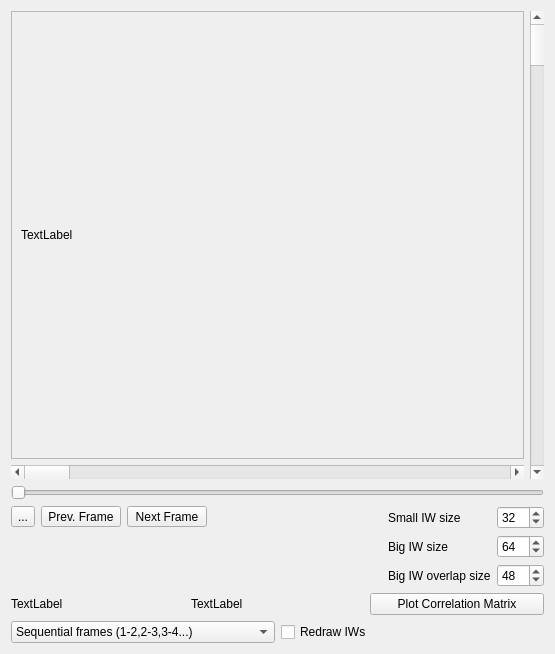
<?xml version="1.0" encoding="UTF-8"?>
<ui version="4.0">
 <class>Form</class>
 <widget class="QWidget" name="Form">
  <property name="geometry">
   <rect>
    <x>0</x>
    <y>0</y>
    <width>555</width>
    <height>654</height>
   </rect>
  </property>
  <property name="sizePolicy">
   <sizepolicy hsizetype="Minimum" vsizetype="Minimum">
    <horstretch>0</horstretch>
    <verstretch>0</verstretch>
   </sizepolicy>
  </property>
  <property name="windowTitle">
   <string>Form</string>
  </property>
  <layout class="QGridLayout" name="gridLayout_2">
   <item row="5" column="0">
    <layout class="QHBoxLayout" name="horizontalLayout_4">
     <item>
      <widget class="QComboBox" name="comboBox">
       <item>
        <property name="text">
         <string>Sequential frames (1-2,2-3,3-4...)</string>
        </property>
       </item>
       <item>
        <property name="text">
         <string>Paired Frames (1-2,3-4,5-6...)</string>
        </property>
       </item>
      </widget>
     </item>
     <item>
      <widget class="QCheckBox" name="redraw_iws">
       <property name="text">
        <string>Redraw IWs</string>
       </property>
      </widget>
     </item>
    </layout>
   </item>
   <item row="0" column="0">
    <layout class="QGridLayout" name="gridLayout">
     <item row="0" column="0">
      <layout class="QVBoxLayout" name="verticalLayout_2">
       <item>
        <widget class="QScrollArea" name="scrollArea">
         <property name="widgetResizable">
          <bool>true</bool>
         </property>
         <widget class="QWidget" name="scrollAreaWidgetContents_3">
          <property name="geometry">
           <rect>
            <x>0</x>
            <y>0</y>
            <width>510</width>
            <height>407</height>
           </rect>
          </property>
          <layout class="QHBoxLayout" name="horizontalLayout">
           <item>
            <widget class="QLabel" name="label_main">
             <property name="text">
              <string>TextLabel</string>
             </property>
            </widget>
           </item>
          </layout>
         </widget>
        </widget>
       </item>
       <item>
        <widget class="QScrollBar" name="iw_pos_x">
         <property name="sizePolicy">
          <sizepolicy hsizetype="Minimum" vsizetype="Minimum">
           <horstretch>0</horstretch>
           <verstretch>0</verstretch>
          </sizepolicy>
         </property>
         <property name="orientation">
          <enum>Qt::Horizontal</enum>
         </property>
        </widget>
       </item>
      </layout>
     </item>
     <item row="0" column="2">
      <widget class="QScrollBar" name="iw_pos_y">
       <property name="sizePolicy">
        <sizepolicy hsizetype="Minimum" vsizetype="Minimum">
         <horstretch>0</horstretch>
         <verstretch>0</verstretch>
        </sizepolicy>
       </property>
       <property name="orientation">
        <enum>Qt::Vertical</enum>
       </property>
      </widget>
     </item>
    </layout>
   </item>
   <item row="4" column="0">
    <layout class="QVBoxLayout" name="verticalLayout">
     <item>
      <layout class="QHBoxLayout" name="horizontalLayout_3">
       <item>
        <widget class="QLabel" name="label_small_iw">
         <property name="text">
          <string>TextLabel</string>
         </property>
        </widget>
       </item>
       <item>
        <widget class="QLabel" name="label_big_iw">
         <property name="text">
          <string>TextLabel</string>
         </property>
        </widget>
       </item>
       <item>
        <widget class="QPushButton" name="plot_corr_mat">
         <property name="text">
          <string>Plot Correlation Matrix</string>
         </property>
        </widget>
       </item>
      </layout>
     </item>
    </layout>
   </item>
   <item row="1" column="0">
    <widget class="QSlider" name="main_slider_value">
     <property name="orientation">
      <enum>Qt::Horizontal</enum>
     </property>
    </widget>
   </item>
   <item row="2" column="0">
    <layout class="QFormLayout" name="formLayout_2">
     <property name="fieldGrowthPolicy">
      <enum>QFormLayout::AllNonFixedFieldsGrow</enum>
     </property>
     <item row="0" column="0">
      <layout class="QGridLayout" name="gridLayout_3">
       <item row="0" column="2">
        <widget class="QPushButton" name="next_frame">
         <property name="text">
          <string>Next Frame</string>
         </property>
        </widget>
       </item>
       <item row="0" column="1">
        <widget class="QPushButton" name="prev_frame">
         <property name="text">
          <string>Prev. Frame</string>
         </property>
        </widget>
       </item>
       <item row="0" column="0">
        <widget class="QToolButton" name="load_btn">
         <property name="text">
          <string>...</string>
         </property>
        </widget>
       </item>
      </layout>
     </item>
     <item row="0" column="1">
      <layout class="QGridLayout" name="gridLayout_4">
       <item row="2" column="1">
        <widget class="QLabel" name="label_3">
         <property name="text">
          <string>Big IW overlap size</string>
         </property>
        </widget>
       </item>
       <item row="0" column="2">
        <widget class="QSpinBox" name="iw_small_size">
         <property name="keyboardTracking">
          <bool>false</bool>
         </property>
         <property name="maximum">
          <number>256</number>
         </property>
         <property name="value">
          <number>32</number>
         </property>
        </widget>
       </item>
       <item row="1" column="1">
        <widget class="QLabel" name="label_2">
         <property name="text">
          <string>Big IW size</string>
         </property>
        </widget>
       </item>
       <item row="1" column="2">
        <widget class="QSpinBox" name="iw_big_size">
         <property name="keyboardTracking">
          <bool>false</bool>
         </property>
         <property name="maximum">
          <number>512</number>
         </property>
         <property name="value">
          <number>64</number>
         </property>
        </widget>
       </item>
       <item row="2" column="2">
        <widget class="QSpinBox" name="iw_overlap_size">
         <property name="keyboardTracking">
          <bool>false</bool>
         </property>
         <property name="maximum">
          <number>512</number>
         </property>
         <property name="singleStep">
          <number>1</number>
         </property>
         <property name="value">
          <number>48</number>
         </property>
        </widget>
       </item>
       <item row="0" column="1">
        <widget class="QLabel" name="label">
         <property name="text">
          <string>Small IW size </string>
         </property>
        </widget>
       </item>
       <item row="1" column="0">
        <spacer name="horizontalSpacer">
         <property name="orientation">
          <enum>Qt::Horizontal</enum>
         </property>
         <property name="sizeHint" stdset="0">
          <size>
           <width>40</width>
           <height>20</height>
          </size>
         </property>
        </spacer>
       </item>
      </layout>
     </item>
    </layout>
   </item>
  </layout>
  <zorder>main_slider_value</zorder>
  <zorder></zorder>
  <zorder></zorder>
  <zorder></zorder>
  <zorder></zorder>
 </widget>
 <resources/>
 <connections/>
</ui>
